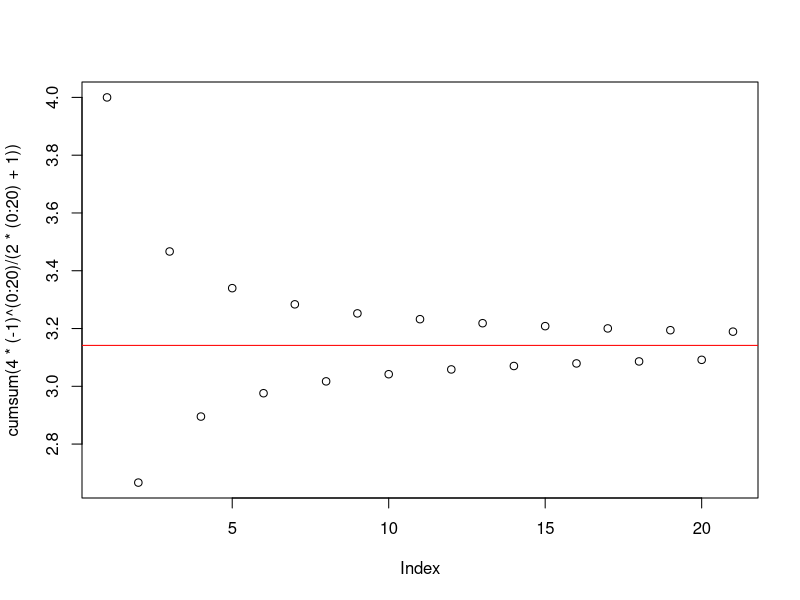
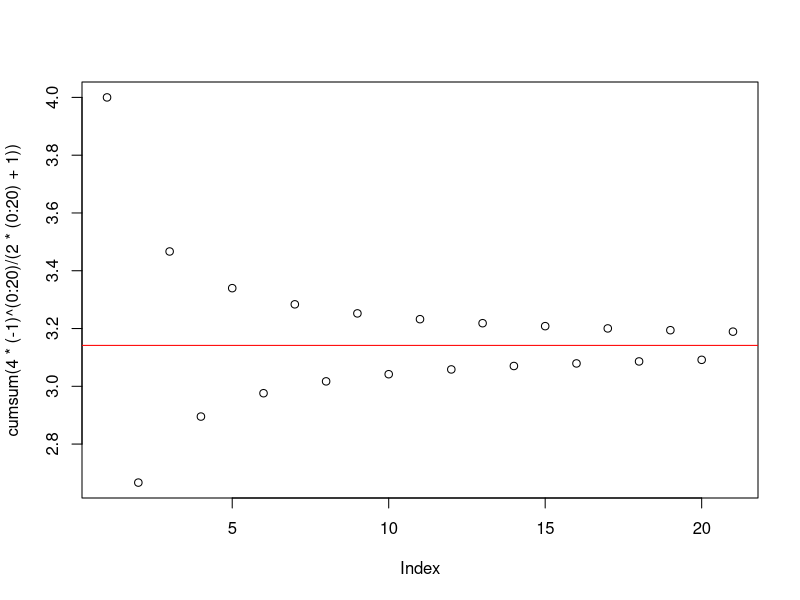

These figures' R source, in order:
## ---- chunk 1
msg <- "Hello, world."
print(msg)
## ---- chunk 2
msg <- "Hello, world."
print(msg)
## ---- chunk 3
1 + 1
## ---- chunk 4
2^(0:10)
## ---- chunk 5
2^(0:10)
## ---- chunk 6
  cumsum( 4 * (-1)^(0:20) / (2*(0:20)+1) )
## ---- chunk 7
cumsum( 4 * (-1)^(0:20) / (2*(0:20)+1) )
## ---- chunk 8
plot(cumsum( 4 * (-1)^(0:20) / (2*(0:20)+1) ))
abline(h=pi, col='red')
## ---- chunk 9
plot(cumsum( 4 * (-1)^(0:20) / (2*(0:20)+1) ))
abline(h=pi, col='red')
## ---- chunk 10
2^(0:10)
## ---- chunk 11
colorfunc <- "heat.colors"
# colorfunc <- "terrain.colors"
